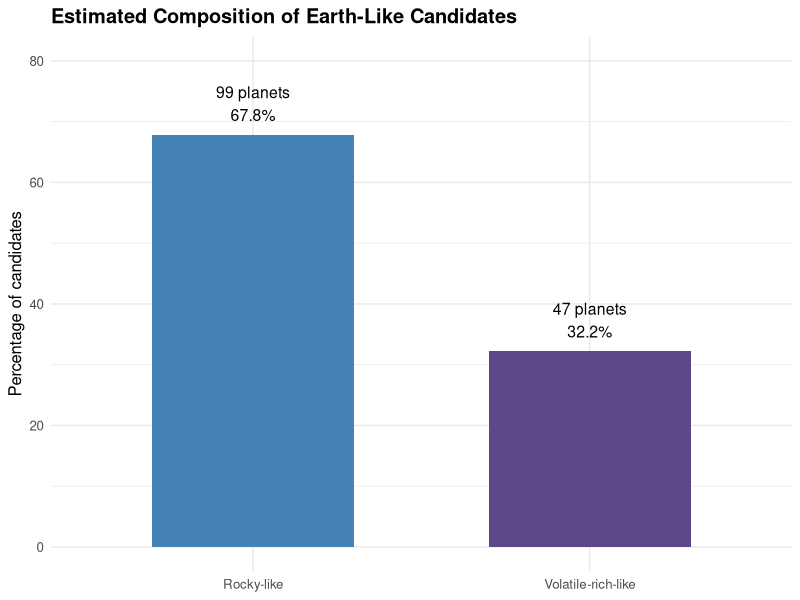
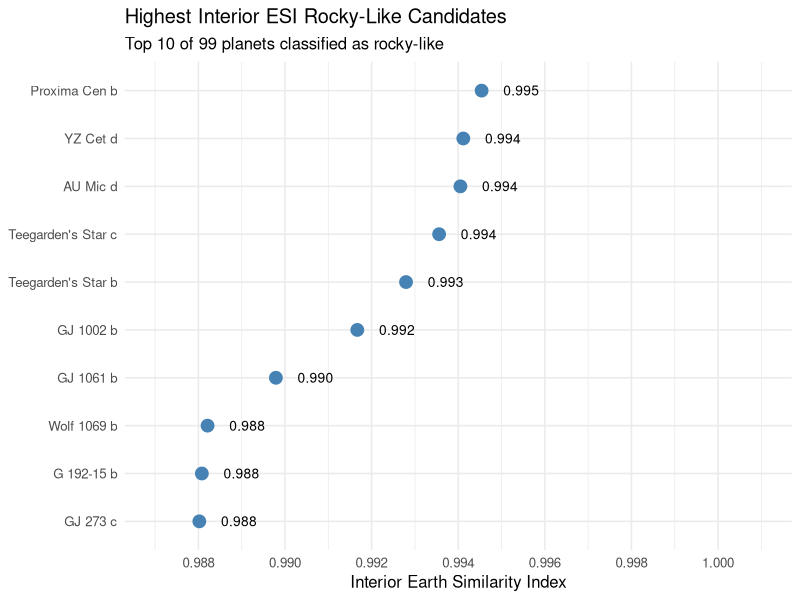

Source code (R) for these figures, in order:
## ---- chunk 1
# Import the processed dataset used in this report
esi_results <- read.csv(
  "../../data/processed/esi_results.csv",
  stringsAsFactors = FALSE
)

required_columns <- c(
  "pl_name",
  "pl_rade",
  "pl_bmasse",
  "pl_dens",
  "pl_bmassprov"
)

stopifnot(
  all(required_columns %in% names(esi_results))
)
## ---- chunk 2
# Select planets within the Earth-like boundaries
earth_candidates <- esi_results[
  !is.na(esi_results$pl_rade) &
    !is.na(esi_results$pl_bmasse) &
    esi_results$pl_rade > 0.5 &
    esi_results$pl_rade <= 1.5 &
    esi_results$pl_bmasse > 0.1 &
    esi_results$pl_bmasse <= 3,
]

candidate_count <- nrow(earth_candidates)
## ---- chunk 3
# Calculate the radius component
earth_candidates$radius_score <- (
  1 - abs(
    (earth_candidates$pl_rade - 1) /
      (earth_candidates$pl_rade + 1)
  )
)^0.57

# Calculate the density component
earth_candidates$density_score <- (
  1 - abs(
    (earth_candidates$pl_dens - 5.514) /
      (earth_candidates$pl_dens + 5.514)
  )
)^1.07

# Combine both components
earth_candidates$interior_esi <- sqrt(
  earth_candidates$radius_score *
    earth_candidates$density_score
)

interior_count <- sum(
  !is.na(earth_candidates$interior_esi)
)
## ---- chunk 4
# Review how planet masses were obtained
mass_provenance <- table(
  earth_candidates$pl_bmassprov,
  useNA = "ifany"
)

# Count masses derived from a mass - radius relationship
mr_count <- sum(
  earth_candidates$pl_bmassprov == "M-R relationship",
  na.rm = TRUE
)

empirical_candidates <- earth_candidates[
  !is.na(earth_candidates$pl_bmassprov) &
    earth_candidates$pl_bmassprov != "M-R relationship",
]

empirical_count <- nrow(empirical_candidates)
## ---- chunk 5
# Expected mass from the rocky relationship
empirical_candidates$rocky_expected_mass <-
  0.90 * empirical_candidates$pl_rade^3.45

# Expected mass from the volatile - rich relationship
empirical_candidates$volatile_expected_mass <-
  1.74 * empirical_candidates$pl_rade^1.58

# Calculate proportional differences from both relationships
empirical_candidates$rocky_difference <- abs(
  log(
    empirical_candidates$pl_bmasse /
      empirical_candidates$rocky_expected_mass
  )
)

empirical_candidates$volatile_difference <- abs(
  log(
    empirical_candidates$pl_bmasse /
      empirical_candidates$volatile_expected_mass
  )
)

# Assign each planet to the closer relationship
empirical_candidates$composition <- ifelse(
  empirical_candidates$rocky_difference <=
    empirical_candidates$volatile_difference,
  "Rocky-like",
  "Volatile-rich-like"
)

composition_counts <- table(
  empirical_candidates$composition
)
## ---- chunk 6
#| label: fig - composition
#| fig-cap: "Composition classification of the 146 non-M-R-derived candidates."
#| fig-width: 7
#| fig-height: 5

library(ggplot2)

# Prepare the classification summary
composition_summary <- data.frame(
  composition = names(composition_counts),
  count = as.numeric(composition_counts)
)

composition_summary$percent <- round(
  composition_summary$count /
    sum(composition_summary$count) * 100,
  1
)

# Plot the composition results
composition_plot <- ggplot(
  composition_summary,
  aes(
    x = composition,
    y = percent,
    fill = composition
  )
) +
  geom_col(width = 0.6) +
  geom_text(
    aes(
      label = paste0(
        count,
        " planets\n",
        percent,
        "%"
      )
    ),
    vjust = -0.4,
    size = 4
  ) +
  scale_fill_manual(
    values = c(
      "Rocky-like" = "steelblue",
      "Volatile-rich-like" = "mediumpurple4"
    )
  ) +
  labs(
    title = "Estimated Composition of Earth-Like Candidates",
    x = NULL,
    y = "Percentage of candidates"
  ) +
  ylim(0, 80) +
  theme_minimal(base_size = 12) +
  theme(
    legend.position = "none",
    plot.title = element_text(face = "bold")
  )

composition_plot
## ---- chunk 7
# Keep and rank rocky - like candidates
rocky_ranked <- empirical_candidates[
  empirical_candidates$composition == "Rocky-like" &
    !is.na(empirical_candidates$interior_esi),
]

rocky_ranked <- rocky_ranked[
  order(
    rocky_ranked$interior_esi,
    decreasing = TRUE
  ),
  c(
    "pl_name",
    "pl_rade",
    "pl_bmasse",
    "pl_dens",
    "pl_bmassprov",
    "interior_esi",
    "composition"
  )
]

# Prepare the five highest - ranked candidates for display
top_5_table <- head(rocky_ranked, 5)

top_5_table$interior_esi <- round(
  top_5_table$interior_esi,
  3
)

top_5_table <- top_5_table[
  c(
    "pl_name",
    "pl_rade",
    "pl_bmasse",
    "pl_dens",
    "interior_esi"
  )
]

names(top_5_table) <- c(
  "Planet",
  "Radius",
  "Mass",
  "Density",
  "Interior ESI"
)

knitr::kable(
  top_5_table,
  caption = "Five highest-ranked rocky-like candidates",
  digits = 3,
  row.names = FALSE
)
## ---- chunk 8
#| label: fig - top - rocky
#| fig-cap: "Ten rocky-like candidates with the highest Interior ESI."
#| fig-width: 8
#| fig-height: 5

top_10_rocky <- head(rocky_ranked, 10)

top_10_rocky$pl_name <- factor(
  top_10_rocky$pl_name,
  levels = rev(top_10_rocky$pl_name)
)

ggplot(
  top_10_rocky,
  aes(x = interior_esi, y = pl_name)
) +
  geom_point(color = "steelblue", size = 4) +
  geom_text(
    aes(label = sprintf("%.3f", interior_esi)),
    nudge_x = 0.0005,
    hjust = 0,
    size = 3.5
  ) +
  scale_x_continuous(
    limits = c(0.987, 1.001),
    breaks = seq(0.988, 1.000, 0.002)
  ) +
  labs(
    title = "Highest Interior ESI Rocky-Like Candidates",
    subtitle = "Top 10 of 99 planets classified as rocky-like",
    x = "Interior Earth Similarity Index",
    y = NULL
  ) +
  theme_minimal(base_size = 12)
